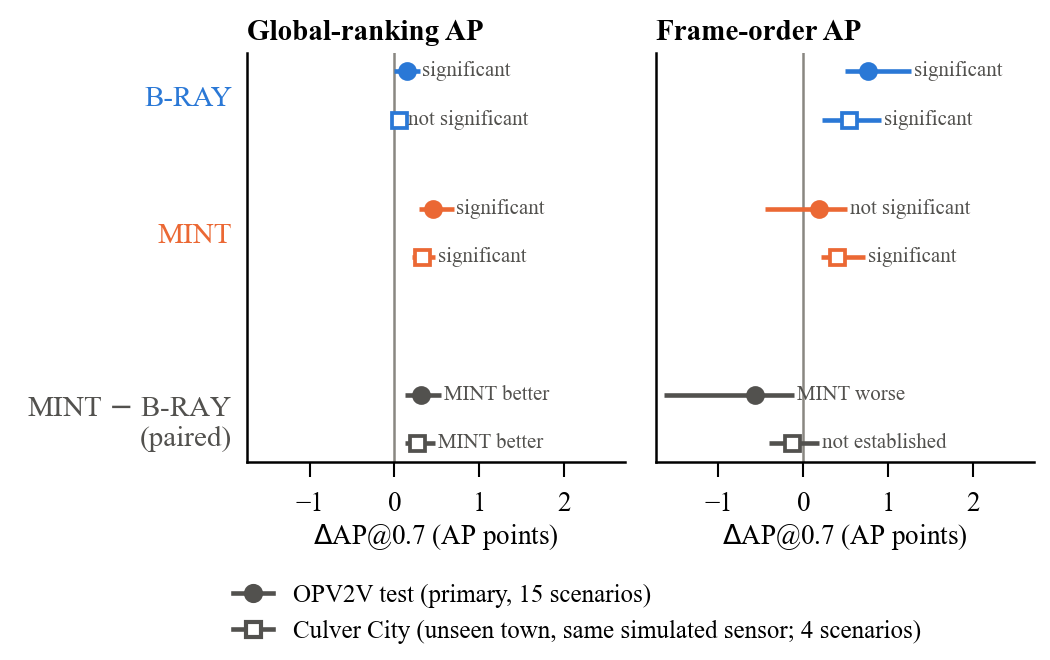

Here is the Python script that generated this plot:
#!/usr/bin/env python3
"""Forest plot for the paper (Fig. forest): mean Delta AP@0.7 over the 4 original attacks for B-RAY and
MINT, and the paired MINT - B-RAY, on the OPV2V test (primary) and on Culver City (unseen town, simulated
sensor; secondary), under both AP definitions. 95% scenario-bootstrap CIs. The two sets are never pooled: there is
no combined estimate.

Reads (read-only), keys in brackets:
  runs/20261024-E5v3/e5_v3.json, runs/20261026-CULVER/e5_v3.json
    [tables.<ap>.mean_of_4_orig.<method>.{point,ci95_scenario}]
    [tables.<ap>.R1_minus_BRAY.mean_of_4.{point,ci95_scenario}]
    [criteria_v3.<ap>.co_test_vs_no_defense.<method>.holm.reject], [criteria_v3.<ap>.R1_minus_BRAY.statement]
  and asserts they equal criteria_v3 and the report CSVs (01_headline.csv, both runs).
Writes paper/figures/forest.pdf (vector, for LaTeX) and forest.png (preview).
Nothing is recomputed: the only transformation is x100 to AP points.

Needs matplotlib: .venv-report/bin/python paper/figures/forest.py
"""
import csv
import json
from pathlib import Path

import matplotlib

matplotlib.use("Agg")
import matplotlib.pyplot as plt  # noqa: E402

ROOT = Path(__file__).resolve().parents[2]
OUT = Path(__file__).resolve().parent
SETS = [("OPV2V test (primary, 15 scenarios)", ROOT / "runs/20261024-E5v3"),
        ("Culver City (unseen town, same simulated sensor; 4 scenarios)", ROOT / "runs/20261026-CULVER")]
APS = [("global", "Global-ranking AP"), ("frame", "Frame-order AP")]
# MINT-noREMOVE is reported in the ablation subsection, not in this headline figure
ROWS = [("B-RAY", "B-RAY"), ("R1", "MINT"), ("RmB", "MINT $-$ B-RAY\n(paired)")]
# method colours as in src/mint/report/style.py (light theme); the paired row is neutral
COL = {"B-RAY": "#2a78d6", "R1": "#eb6834", "R1_noREMOVE": "#1baf7a", "RmB": "#52514e"}
SHORT = {"the counterfactual improves over the box-level filter": "MINT better",
         "the counterfactual performs worse than the box-level filter": "MINT worse",
         "the counterfactual's benefit over a box-level filter is not established": "not established"}


def load(run):
    v3 = json.load(open(run / "e5_v3.json"))
    with open(run / "report/tables/01_headline.csv") as f:
        head = {(r["ap_definition"], r["method"]): r for r in csv.DictReader(f)}
    data = {}
    for ap, _ in APS:
        t, cr = v3["tables"][ap], v3["criteria_v3"][ap]
        for m, _ in ROWS:
            if m == "RmB":
                s = t["R1_minus_BRAY"]["mean_of_4"]
                assert s["point"] == cr["R1_minus_BRAY"]["point"] and s["ci95_scenario"] == cr["R1_minus_BRAY"]["ci95_scenario"]
                note = SHORT[cr["R1_minus_BRAY"]["statement"]]
            else:
                s = t["mean_of_4_orig"][m]
                h = head[(ap, m)]
                assert abs(float(h["point"]) - s["point"]) < 1e-12
                assert [float(h["ci95_scenario_lo"]), float(h["ci95_scenario_hi"])] == s["ci95_scenario"]
                if m in cr["co_test_vs_no_defense"]:
                    c = cr["co_test_vs_no_defense"][m]
                    assert c["point"] == s["point"] and c["ci95_scenario"] == s["ci95_scenario"]
                    note = "significant" if c["holm"]["reject"] else "not significant"
                else:
                    note = ""
            data[(ap, m)] = (100 * s["point"], 100 * s["ci95_scenario"][0], 100 * s["ci95_scenario"][1], note)
    return data


def main():
    D = [load(run) for _, run in SETS]
    plt.rcParams.update({"font.family": "serif", "font.serif": ["Times New Roman", "Times", "DejaVu Serif"],
                         "font.size": 7, "axes.linewidth": 0.6, "axes.spines.top": False,
                         "axes.spines.right": False, "xtick.labelsize": 6.5, "ytick.labelsize": 7,
                         "xtick.major.width": 0.5, "ytick.major.size": 0, "pdf.fonttype": 42})
    fig, axes = plt.subplots(1, 2, figsize=(3.5, 2.2), sharey=True)
    ypos = {m: -i * 1.25 for i, (m, _) in enumerate(ROWS)}
    ypos["RmB"] -= 0.45                      # small gap before the paired row
    off = (0.22, -0.22)                      # test above, Culver below
    for ax, (ap, title) in zip(axes, APS):
        ax.axvline(0, color="#898781", lw=0.6, zorder=1)
        for si, d in enumerate(D):
            for m, _ in ROWS:
                p, lo, hi, note = d[(ap, m)]
                y = ypos[m] + off[si]
                ax.plot([lo, hi], [y, y], color=COL[m], lw=1.1, solid_capstyle="butt", zorder=2)
                ax.plot(p, y, marker="o" if si == 0 else "s", ms=3.6, zorder=3,
                        mfc=COL[m] if si == 0 else "white", mec=COL[m], mew=0.9)
                if note:
                    ax.text(hi + 0.03, y, note, fontsize=5, va="center", ha="left", color="#52514e", clip_on=False)
        ax.set_title(title, fontsize=7, loc="left", fontweight="bold", pad=3)
        ax.set_xlabel(r"$\Delta$AP@0.7 (AP points)", fontsize=6.5, labelpad=1.5)
    lim = (min(min(d[k][1] for k in d) for d in D) - 0.1, max(max(d[k][2] for k in d) for d in D) + 1.45)
    for ax in axes:
        ax.set_xlim(*lim)
        ax.set_xticks([-1, 0, 1, 2])
    axes[0].set_yticks([ypos[m] for m, _ in ROWS])
    axes[0].set_yticklabels([lab for _, lab in ROWS])
    for tl, (m, _) in zip(axes[0].get_yticklabels(), ROWS):
        tl.set_color(COL[m])
    h = [plt.Line2D([], [], color="#52514e", marker="o", mfc="#52514e", ms=3.6, lw=1.1, label=SETS[0][0]),
         plt.Line2D([], [], color="#52514e", marker="s", mfc="white", ms=3.6, lw=1.1, label=SETS[1][0])]
    fig.legend(handles=h, loc="lower center", ncol=1, frameon=False, fontsize=6, bbox_to_anchor=(0.55, -0.01),
               handlelength=1.6)
    fig.subplots_adjust(left=0.235, right=0.985, top=0.92, bottom=0.3, wspace=0.08)
    fig.savefig(OUT / "forest.pdf")
    fig.savefig(OUT / "forest.png", dpi=300)
    for (name, _), d in zip(SETS, D):
        print(name, {k: tuple(round(x, 2) if isinstance(x, float) else x for x in v) for k, v in d.items()})


if __name__ == "__main__":
    main()
